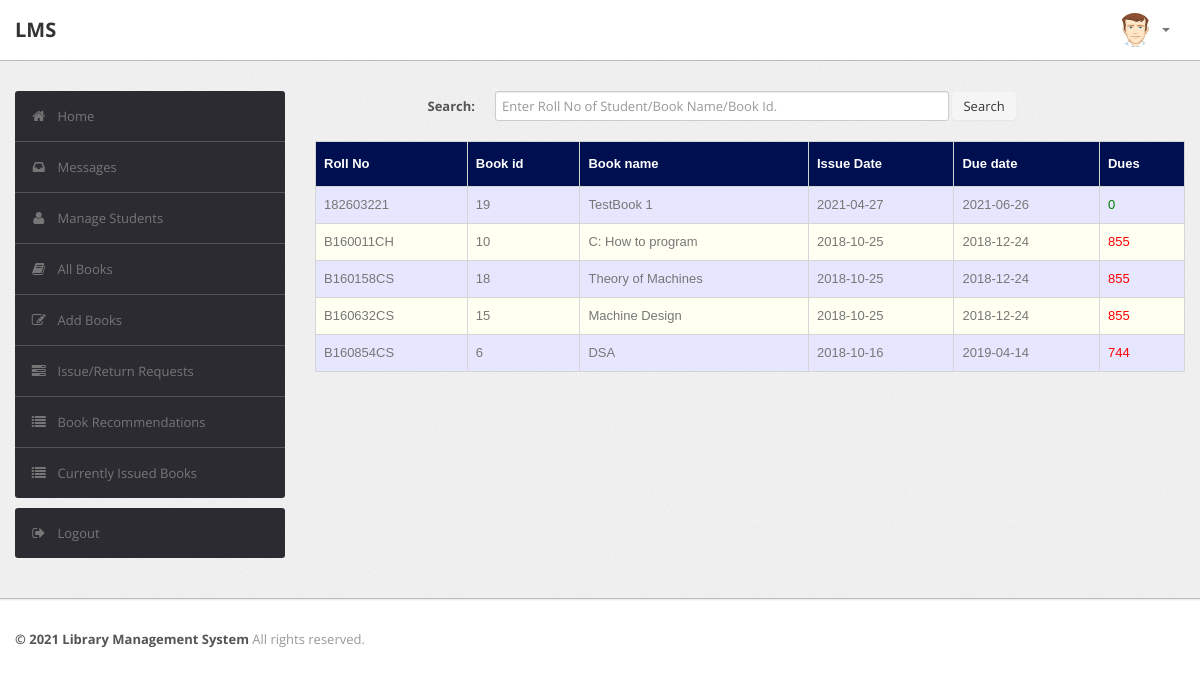
The app's page /admin/current.php (signed in) with its own data.
### tables this page shows
CREATE TABLE `record` (
  `RollNo` varchar(50) NOT NULL,
  `BookId` int(10) NOT NULL,
  `Date_of_Issue` date DEFAULT NULL,
  `Due_Date` date DEFAULT NULL,
  `Date_of_Return` date DEFAULT NULL,
  `Dues` int(10) DEFAULT NULL,
  `Renewals_left` int(10) DEFAULT NULL,
  `Time` time DEFAULT NULL
);

CREATE TABLE `book` (
  `BookId` int(10) NOT NULL,
  `Title` varchar(50) DEFAULT NULL,
  `Publisher` varchar(50) DEFAULT NULL,
  `Year` varchar(50) DEFAULT NULL,
  `Availability` int(5) DEFAULT NULL
);

### admin/current.php (the view, shortened to what this page needs)
<?php
require('dbconn.php');
?>
<?php
if ($_SESSION['RollNo']) {
    ?>
<!DOCTYPE html>
<html lang="en">
    <head>
        <link type="text/css" href="bootstrap/css/bootstrap.min.css" rel="stylesheet">
        <link type="text/css" href="bootstrap/css/bootstrap-responsive.min.css" rel="stylesheet">
        <link type="text/css" href="css/theme.css" rel="stylesheet">
        <link type="text/css" href="images/icons/css/font-awesome.css" rel="stylesheet">
    </head>
    <body>
        <div class="navbar navbar-fixed-top">
            <div class="navbar-inner">
                <div class="container">
                        <a class="brand" href="index.php">LMS </a>
                    <div class="nav-collapse collapse navbar-inverse-collapse">
                        <ul class="nav pull-right">
                            <li class="nav-user dropdown"><a href="#" class="dropdown-toggle" data-toggle="dropdown">
                                <img src="images/user.png" class="nav-avatar" />
                                <b class="caret"></b></a>
                            </li>
                        </ul>
                    </div>
                </div>
            </div>
        </div>
        <div class="wrapper">
            <div class="container">
                <div class="row">
                    <div class="span3">
                        <div class="sidebar">
                            <ul class="widget widget-menu unstyled">
                                <li class="active"><a href="index.php"><i class="menu-icon icon-home"></i>Home
                                </a></li>
                                 <li><a href="message.php"><i class="menu-icon icon-inbox"></i>Messages</a>
                                </li>
                                <li><a href="student.php"><i class="menu-icon icon-user"></i>Manage Students </a>
                                </li>
                                <li><a href="book.php"><i class="menu-icon icon-book"></i>All Books </a></li>
                                <li><a href="addbook.php"><i class="menu-icon icon-edit"></i>Add Books </a></li>
                                <li><a href="requests.php"><i class="menu-icon icon-tasks"></i>Issue/Return Requests </a></li>
                                <li><a href="recommendations.php"><i class="menu-icon icon-list"></i>Book Recommendations </a></li>
                                <li><a href="current.php"><i class="menu-icon icon-list"></i>Currently Issued Books </a></li>
                            </ul>
                            <ul class="widget widget-menu unstyled">
                                <li><a href="logout.php"><i class="menu-icon icon-signout"></i>Logout </a></li>
                            </ul>
                        </div>
                    </div>
                    <div class="span9">
                        <form class="form-horizontal row-fluid" action="current.php" method="post">
                                        <div class="control-group">
                                            <label class="control-label" for="Search"><b>Search:</b></label>
                                            <div class="controls">
                                                <input type="text" id="title" name="title" placeholder="Enter Roll No of Student/Book Name/Book Id." class="span8" required>
                                                <button type="submit" name="submit"class="btn">Search</button>
                                            </div>
                                        </div>
                                    </form>
                                    <br>
                                    <?php
                                    if(isset($_POST['submit']))
                                        {$s=$_POST['title'];
                                            $sql="select record.BookId,RollNo,Title,Due_Date,Date_of_Issue,datediff(curdate(),Due_Date) as x from LMS.record,LMS.book where (Date_of_Issue is NOT NULL and Date_of_Return is NULL and book.Bookid = record.BookId) and (RollNo='$s' or record.BookId='$s' or Title like '%$s%')";
                                        }
                                    else
                                        $sql="select record.BookId,RollNo,Title,Due_Date,Date_of_Issue,datediff(curdate(),Due_Date) as x from LMS.record,LMS.book where Date_of_Issue is NOT NULL and Date_of_Return is NULL and book.Bookid = record.BookId";
                                    $result=$conn->query($sql);
                                    $rowcount=mysqli_num_rows($result);
                                    if(!($rowcount))
                                        echo "<br><center><h2><b><i>No Results</i></b></h2></center>";
                                    else
                                    {
                                    ?>
                        <table class="table" id = "tables">
                                  <thead>
                                    <tr>
                                      <th>Roll No</th>
                                      <th>Book id</th>
                                      <th>Book name</th>
                                      <th>Issue Date</th>
                                      <th>Due date</th>
                                      <th>Dues</th>
                                    </tr>
                                  </thead>
                                  <tbody>
                                <?php
                            while($row=$result->fetch_assoc())
                            {
                                $rollno=$row['RollNo'];
                                $bookid=$row['BookId'];
                                $name=$row['Title'];
                                $issuedate=$row['Date_of_Issue'];
                                $duedate=$row['Due_Date'];
                                $dues=$row['x'];
                            ?>
                                    <tr>
                                      <td><?php echo strtoupper($rollno) ?></td>
                                      <td><?php echo $bookid ?></td>
                                      <td><?php echo $name ?></td>
                                      <td><?php echo $issuedate ?></td>
                                      <td><?php echo $duedate ?></td>
                                      <td><?php if($dues > 0)
                                                  echo "<font color='red'>".$dues."</font>";
                                                else
                                                  echo "<font color='green'>0</font>";
                                              ?>
                                    </tr>
                            <?php }} ?>
                                    </tbody>
                                </table>
                    </div>
                </div>
            </div>
        </div>
<div class="footer">
            <div class="container">
                <b class="copyright">&copy; 2021 Library Management System </b>All rights reserved.
            </div>
        </div>
    </body>
</html>
<?php }
else {
    echo "<script type='text/javascript'>alert('Access Denied!!!')</script>";
} ?>

### admin/css/theme.css (style rules this page uses)
#tables { font-family: "Trebuchet MS", Arial, Helvetica, sans-serif; border-collapse: collapse; width: 100%; }
#tables td, #tables th { border: 1px solid #ddd; padding: 8px; }
#tables tr:nth-child(even) { background-color: #fffff2; }
#tables tr:nth-child(odd) { background-color: #e6e6ff; }
#tables th { padding-top: 12px; padding-bottom: 12px; text-align: left; background-color: #000F50; color: white; }
body { font-size: 13px; font-family: 'Open Sans', Arial, sans-serif; background: #fff; color: #777 }
strong, b { color: #555 }
.wrapper { background: url(../images/bg.png) #eee; border-bottom: 1px solid #bbb; -webkit-box-shadow: 0 1px 2px rgba(0,0,0,0.1); -moz-box-shadow: 0 1px 2px rgba(0,0,0,0.1); box-shadow: 0 1px 2px rgba(0,0,0,0.1); padding: 30px 0 }
.footer { color: #999; padding: 30px 0 60px }
form { margin: 0 }
select, textarea, input[type="text"], input[type="password"], input[type="datetime"], input[type="datetime-local"], input[type="date"], input[type="month"], input[type="time"], input[type="week"], input[type="number"], input[type="email"], input[type="url"], input[type="search"], input[type="tel"], input[type="color"], .uneditable-input, label, input, button, select, textarea { -webkit-border-radius: 3px; -moz-border-radius: 3px; border-radius: 3px; font-size: 13px; font-family: 'Open Sans', Tahoma, Arial, sans-serif }
body [class^="icon-"], body [class*=" icon-"] { font-size: 14px; line-height: 20px; height: 20px }
.form-horizontal .control-group, .form-vertical .control-group { margin-bottom: 0 }
.navbar { position: static!important; margin: 0!important }
.navbar .navbar-inner { background: #fff; border-bottom: 1px solid #bbb; -webkit-box-shadow: 0 1px 2px rgba(0,0,0,0.15); -moz-box-shadow: 0 1px 2px rgba(0,0,0,0.15); box-shadow: 0 1px 2px rgba(0,0,0,0.15) }
.navbar .brand { color: #333; font-weight: bold; font-size: 20px; margin-right: 20px; padding: 20px }
.navbar .nav>li>a { padding: 20px 15px; font-weight: bold; color: #777 }
.nav-user>a { height: 20px }
.nav-avatar { width: 34px; height: 34px; margin: -7px 5px 0 0; -webkit-border-radius: 50%; -moz-border-radius: 50%; border-radius: 50% }
.btn, .btn-box { -webkit-border-radius: 3px; -moz-border-radius: 3px; border-radius: 3px }
.btn { font-size: 13px; font-weight: 600 }
.btn { display: inline-block; margin-bottom: 0; font-weight: 400; text-align: center; vertical-align: middle; cursor: pointer; background-image: none; border: 1px solid transparent; white-space: nowrap; padding: 4px 10px; font-size: 13px; line-height: 1.42857; border-radius: 4px; -webkit-user-select: none; -moz-user-select: none; -ms-user-select: none; user-select: none }
.table { margin-bottom: 0 }
.table th, .table td { border-color: #d5d5d5!important }
.widget-menu { background: #fff; -webkit-border-radius: 3px; -moz-border-radius: 3px; border-radius: 3px; overflow: hidden }
.widget-menu a { color: #555; display: block; line-height: 20px; padding: 15px; text-decoration: none!important }
.widget-menu .menu-icon { margin-right: 10px; color: #767676; -webkit-transition: all .2s ease-in-out; -moz-transition: all .2s ease-in-out; transition: all .2s ease-in-out; }
.widget-menu>li+li { border-top: 1px solid #555 }
.widget-menu>li>a { background-color: #2d2b32; color: #767676; -webkit-transition: all .2s ease-in-out; -moz-transition: all .2s ease-in-out; transition: all .2s ease-in-out; }

### records on screen
record: RollNo "182603221", BookId "19", BookId.Title "TestBook 1", Date_of_Issue "2021-04-27", Due_Date "2021-06-26"
record: RollNo "B160011CH", BookId "10", BookId.Title "C: How to program", Date_of_Issue "2018-10-25", Due_Date "2018-12-24", dues "855"
record: RollNo "B160158CS", BookId "18", BookId.Title "Theory of Machines", Date_of_Issue "2018-10-25", Due_Date "2018-12-24", dues "855"
record: RollNo "B160632CS", BookId "15", BookId.Title "Machine Design", Date_of_Issue "2018-10-25", Due_Date "2018-12-24", dues "855"
record: RollNo "B160854CS", BookId "6", BookId.Title "DSA", Date_of_Issue "2018-10-16", Due_Date "2019-04-14", dues "744"
